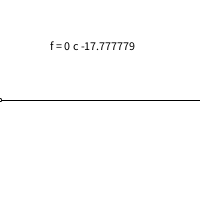
Frame 1 (no input)
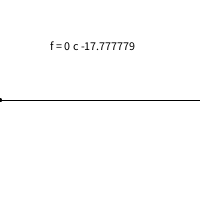
Frame 60 (the mouse pressed at the canvas centre just before this capture)
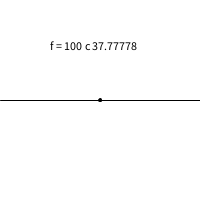
Frame 120 (the mouse held since frame 60 and released just before this capture)

The Processing sketch that drew these frames (run headless with seeded random() and noise(); from frame 60 on, the mouse is pressed at the canvas centre):

// Processing sketch: returntype
// ── returntype.pde
//Ian McCarty

void setup() {
}

void settings (){
  size(200,200);
}

void draw(){
  background(255);
  line(0,100,width,100);
  ellipse(mouseX,100,3,3);
  fill(0);
  text("f = " + mouseX + " c " +tempConverter(mouseX),50,50);
}

float tempConverter(float f) {
  float c = (f-32)*(5.0/9.0);
  return c;
}
